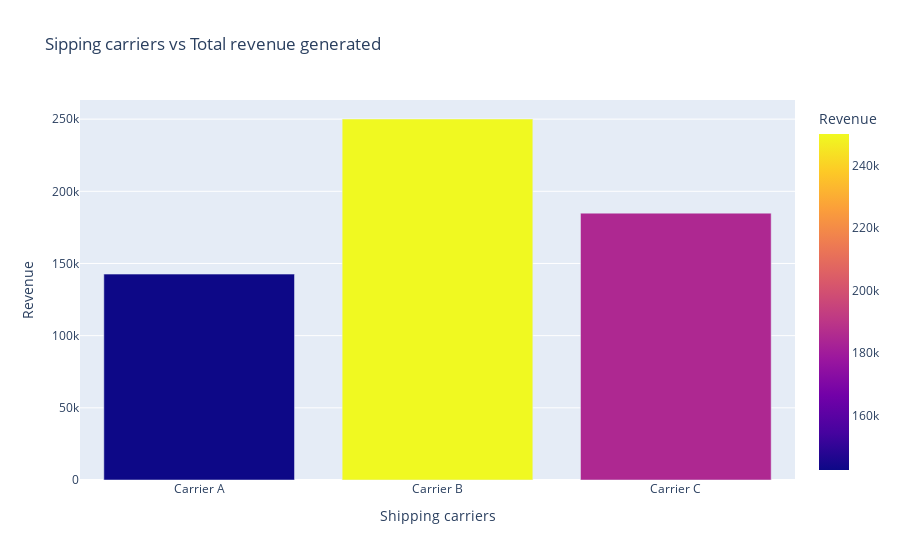

Notebook code cell kept with this figure:
### Code cell
sales_by_carrier = data.groupby('Shipping carriers')['Revenue generated'].sum().reset_index(name='Revenue')
px.bar(sales_by_carrier, x='Shipping carriers', y='Revenue',color='Revenue', 
       title = 'Sipping carriers vs Total revenue generated')

### Figure 1 — Plotly figure (JSON) as saved in the notebook; plotly's stock layout.template omitted (floating-point values rounded to 4 significant figures)
{"data": [{"alignmentgroup": "True", "hovertemplate": "Shipping carriers=%{x}<br>Revenue=%{marker.color}<extra></extra>", "legendgroup": "", "marker": {"color": [142600.0, 250100.0, 184900.0], "coloraxis": "coloraxis", "pattern": {"shape": ""}}, "name": "", "offsetgroup": "", "orientation": "v", "showlegend": false, "textposition": "auto", "type": "bar", "x": ["Carrier A", "Carrier B", "Carrier C"], "xaxis": "x", "y": [142600.0, 250100.0, 184900.0], "yaxis": "y"}], "layout": {"barmode": "relative", "coloraxis": {"colorbar": {"title": {"text": "Revenue"}}, "colorscale": [[0, "#0d0887"], [0.1111, "#46039f"], [0.2222, "#7201a8"], [0.3333, "#9c179e"], [0.4444, "#bd3786"], [0.5556, "#d8576b"], [0.6667, "#ed7953"], [0.7778, "#fb9f3a"], [0.8889, "#fdca26"], [1, "#f0f921"]]}, "legend": {"tracegroupgap": 0}, "title": {"text": "Sipping carriers vs Total revenue generated"}, "xaxis": {"anchor": "y", "domain": [0, 1], "title": {"text": "Shipping carriers"}}, "yaxis": {"anchor": "x", "domain": [0, 1], "title": {"text": "Revenue"}}}}
